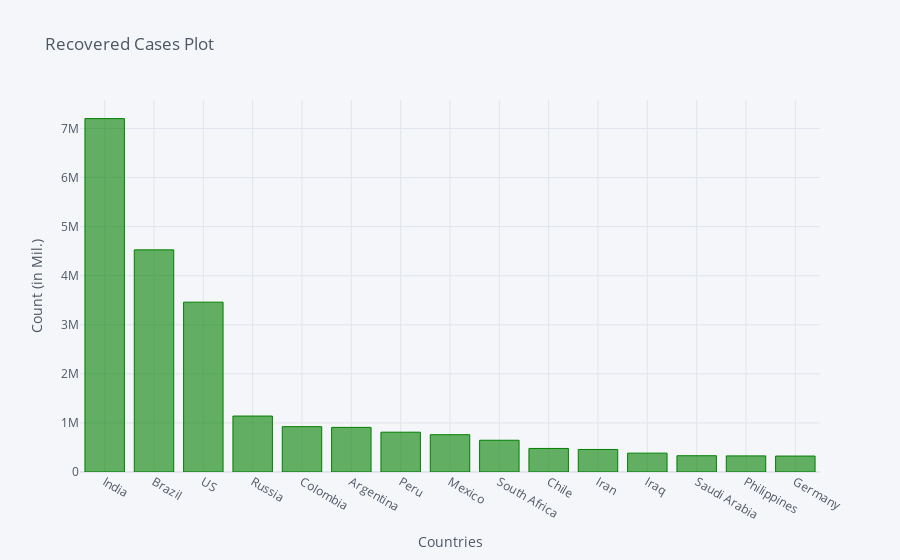

Source (notebook cell):
### Code cell
recovered_df2_plot.iplot(kind='bar', x='Country/Region', y='10/26/20',color='green',
                         title='Recovered Cases Plot',xTitle='Countries',yTitle='Count (in Mil.)')

### Figure 1 — Plotly figure (JSON) as saved in the notebook; plotly's stock layout.template omitted (floating-point values rounded to 4 significant figures)
{"data": [{"marker": {"color": "rgba(0, 128, 0, 0.6)", "line": {"color": "rgba(0, 128, 0, 1.0)", "width": 1}}, "name": "10/26/20", "orientation": "v", "text": "", "type": "bar", "x": ["India", "Brazil", "US", "Russia", "Colombia", "Argentina", "Peru", "Mexico", "South Africa", "Chile", "Iran", "Iraq", "Saudi Arabia", "Philippines", "Germany"], "y": [7201070, 4526393, 3460455, 1140333, 924044, 909586, 810995, 760259, 646721, 479877, 459250, 384593, 331691, 328258, 325052]}], "layout": {"legend": {"bgcolor": "#F5F6F9", "font": {"color": "#4D5663"}}, "paper_bgcolor": "#F5F6F9", "plot_bgcolor": "#F5F6F9", "title": {"font": {"color": "#4D5663"}, "text": "Recovered Cases Plot"}, "xaxis": {"gridcolor": "#E1E5ED", "showgrid": true, "tickfont": {"color": "#4D5663"}, "title": {"font": {"color": "#4D5663"}, "text": "Countries"}, "zerolinecolor": "#E1E5ED"}, "yaxis": {"gridcolor": "#E1E5ED", "showgrid": true, "tickfont": {"color": "#4D5663"}, "title": {"font": {"color": "#4D5663"}, "text": "Count (in Mil.)"}, "zerolinecolor": "#E1E5ED"}}}
